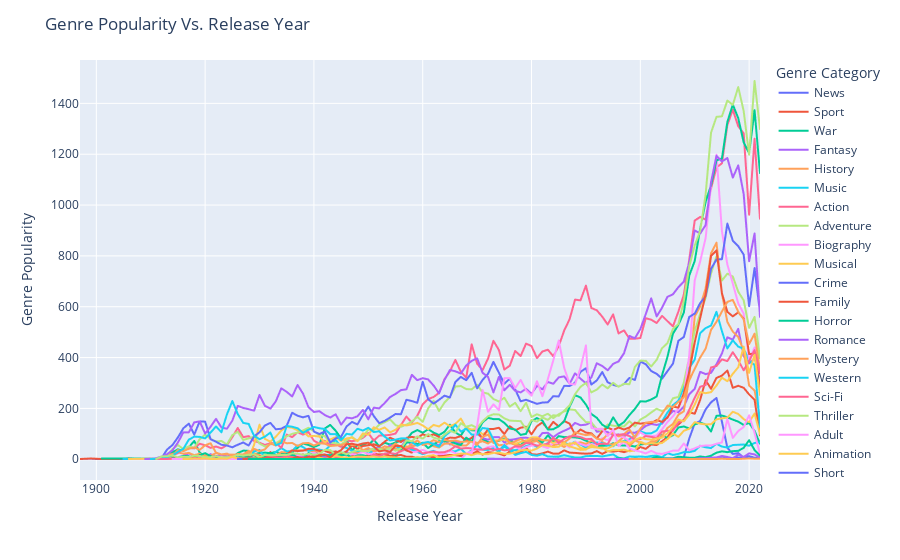

Notebook code cell kept with this figure:
### Code cell
fig = px.line(genre_by_year_df, x ='startYear', y = 'genreCount', color='genres')
fig.update_layout(title = 'Genre Popularity Vs. Release Year', xaxis_title = 'Release Year', yaxis_title='Genre Popularity',
legend_title = 'Genre Category')
fig.show()
